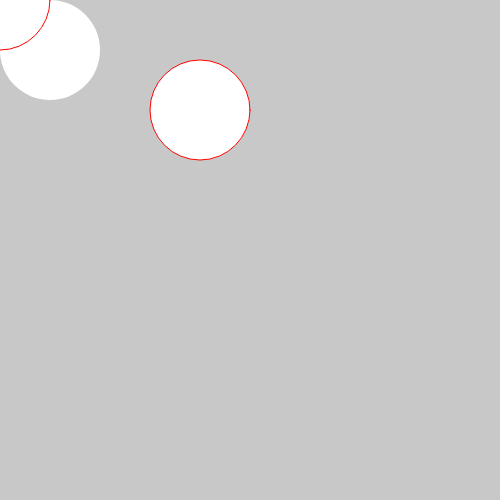
Frame 1 (no input)
Frame 60 (no input): identical to frame 1, image omitted
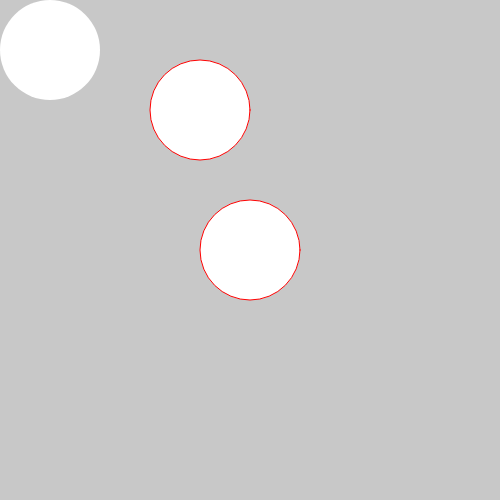
Frame 120 (the mouse pressed at the canvas centre since frame 60)

The p5.js sketch that drew these frames (run headless with seeded random() and noise() and a simulated clock; from frame 60 on, the mouse is pressed at the canvas centre):

// p5.js sketch
// ── sketch.js
function setup() {
  // put setup code here
  createCanvas(500, 500);
  background(100);
}

function draw() {
  // put drawing code here
  background(200);

  noStroke();
  ellipse(50, 50, 100);

  stroke('red');
  ellipse(200, 110, 100);

  
  ellipse(mouseX, mouseY, 100);
}
